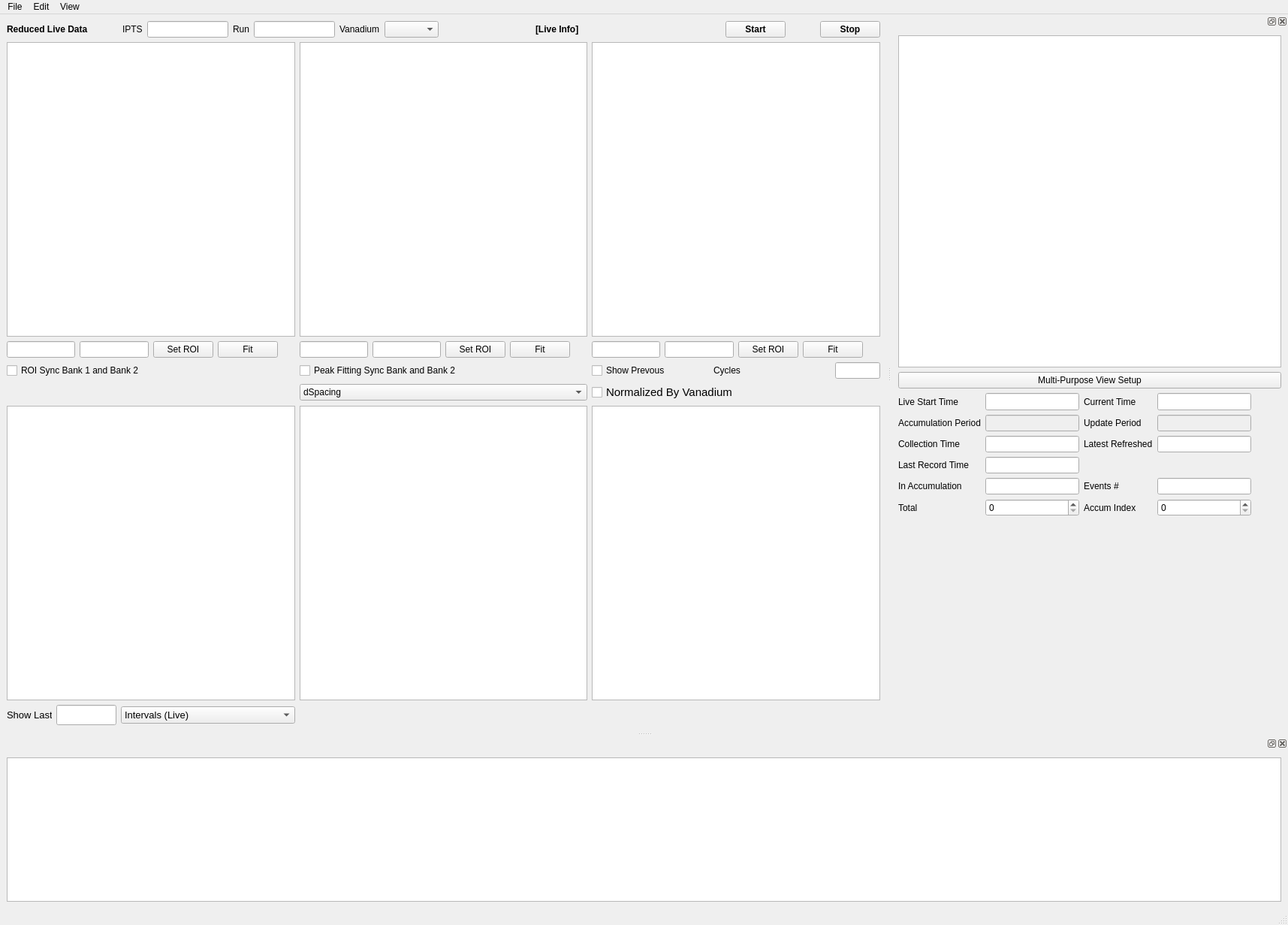
<?xml version="1.0" encoding="UTF-8"?>
<ui version="4.0">
 <class>MainWindow</class>
 <widget class="QMainWindow" name="MainWindow">
  <property name="geometry">
   <rect>
    <x>0</x>
    <y>0</y>
    <width>1715</width>
    <height>1231</height>
   </rect>
  </property>
  <property name="windowTitle">
   <string>MainWindow</string>
  </property>
  <widget class="QWidget" name="centralwidget">
   <layout class="QVBoxLayout" name="verticalLayout">
    <item>
     <layout class="QHBoxLayout" name="horizontalLayout_4">
      <item>
       <widget class="QLabel" name="label_6">
        <property name="font">
         <font>
          <weight>75</weight>
          <bold>true</bold>
         </font>
        </property>
        <property name="text">
         <string>Reduced Live Data</string>
        </property>
       </widget>
      </item>
      <item>
       <spacer name="horizontalSpacer_4">
        <property name="orientation">
         <enum>Qt::Horizontal</enum>
        </property>
        <property name="sizeType">
         <enum>QSizePolicy::Ignored</enum>
        </property>
        <property name="sizeHint" stdset="0">
         <size>
          <width>40</width>
          <height>20</height>
         </size>
        </property>
       </spacer>
      </item>
      <item>
       <widget class="QLabel" name="label_18">
        <property name="text">
         <string>IPTS</string>
        </property>
       </widget>
      </item>
      <item>
       <widget class="QLineEdit" name="lineEdit_currIPTS">
        <property name="sizePolicy">
         <sizepolicy hsizetype="Preferred" vsizetype="Fixed">
          <horstretch>0</horstretch>
          <verstretch>0</verstretch>
         </sizepolicy>
        </property>
       </widget>
      </item>
      <item>
       <widget class="QLabel" name="label_19">
        <property name="text">
         <string>Run</string>
        </property>
       </widget>
      </item>
      <item>
       <widget class="QLineEdit" name="lineEdit_runNumber">
        <property name="sizePolicy">
         <sizepolicy hsizetype="Preferred" vsizetype="Fixed">
          <horstretch>0</horstretch>
          <verstretch>0</verstretch>
         </sizepolicy>
        </property>
       </widget>
      </item>
      <item>
       <widget class="QLabel" name="label_15">
        <property name="text">
         <string>Vanadium</string>
        </property>
       </widget>
      </item>
      <item>
       <widget class="QComboBox" name="comboBox_loadedVanRuns"/>
      </item>
      <item>
       <spacer name="horizontalSpacer_8">
        <property name="orientation">
         <enum>Qt::Horizontal</enum>
        </property>
        <property name="sizeHint" stdset="0">
         <size>
          <width>40</width>
          <height>20</height>
         </size>
        </property>
       </spacer>
      </item>
      <item>
       <widget class="QLabel" name="label_info">
        <property name="sizePolicy">
         <sizepolicy hsizetype="Expanding" vsizetype="Preferred">
          <horstretch>0</horstretch>
          <verstretch>0</verstretch>
         </sizepolicy>
        </property>
        <property name="font">
         <font>
          <weight>75</weight>
          <bold>true</bold>
         </font>
        </property>
        <property name="toolTip">
         <string>&lt;html&gt;&lt;head/&gt;&lt;body&gt;&lt;p&gt;Information including&lt;/p&gt;&lt;p&gt;1. in collection or stopped&lt;/p&gt;&lt;p&gt;2. ...&lt;/p&gt;&lt;/body&gt;&lt;/html&gt;</string>
        </property>
        <property name="text">
         <string>[Live Info]</string>
        </property>
       </widget>
      </item>
      <item>
       <spacer name="horizontalSpacer_5">
        <property name="orientation">
         <enum>Qt::Horizontal</enum>
        </property>
        <property name="sizeType">
         <enum>QSizePolicy::Expanding</enum>
        </property>
        <property name="sizeHint" stdset="0">
         <size>
          <width>40</width>
          <height>20</height>
         </size>
        </property>
       </spacer>
      </item>
      <item>
       <widget class="QPushButton" name="pushButton_startLiveReduction">
        <property name="sizePolicy">
         <sizepolicy hsizetype="Preferred" vsizetype="Fixed">
          <horstretch>0</horstretch>
          <verstretch>0</verstretch>
         </sizepolicy>
        </property>
        <property name="maximumSize">
         <size>
          <width>200</width>
          <height>16777215</height>
         </size>
        </property>
        <property name="font">
         <font>
          <weight>75</weight>
          <bold>true</bold>
         </font>
        </property>
        <property name="text">
         <string>Start</string>
        </property>
       </widget>
      </item>
      <item>
       <spacer name="horizontalSpacer_2">
        <property name="orientation">
         <enum>Qt::Horizontal</enum>
        </property>
        <property name="sizeType">
         <enum>QSizePolicy::Preferred</enum>
        </property>
        <property name="sizeHint" stdset="0">
         <size>
          <width>40</width>
          <height>20</height>
         </size>
        </property>
       </spacer>
      </item>
      <item>
       <widget class="QPushButton" name="pushButton_stopLiveReduction">
        <property name="sizePolicy">
         <sizepolicy hsizetype="Preferred" vsizetype="Fixed">
          <horstretch>0</horstretch>
          <verstretch>0</verstretch>
         </sizepolicy>
        </property>
        <property name="maximumSize">
         <size>
          <width>200</width>
          <height>16777215</height>
         </size>
        </property>
        <property name="font">
         <font>
          <weight>75</weight>
          <bold>true</bold>
         </font>
        </property>
        <property name="text">
         <string>Stop</string>
        </property>
       </widget>
      </item>
     </layout>
    </item>
    <item>
     <layout class="QGridLayout" name="gridLayout">
      <item row="0" column="0">
       <widget class="SingleBankView" name="graphicsView_currentViewB1"/>
      </item>
      <item row="4" column="0">
       <widget class="Live2DView" name="graphicsView_2DBank1"/>
      </item>
      <item row="1" column="1">
       <layout class="QHBoxLayout" name="horizontalLayout">
        <item>
         <widget class="QLineEdit" name="lineEdit_bank2RoiStart">
          <property name="sizePolicy">
           <sizepolicy hsizetype="Preferred" vsizetype="Fixed">
            <horstretch>0</horstretch>
            <verstretch>0</verstretch>
           </sizepolicy>
          </property>
         </widget>
        </item>
        <item>
         <widget class="QLineEdit" name="lineEdit_bank2RoiEnd">
          <property name="sizePolicy">
           <sizepolicy hsizetype="Preferred" vsizetype="Fixed">
            <horstretch>0</horstretch>
            <verstretch>0</verstretch>
           </sizepolicy>
          </property>
         </widget>
        </item>
        <item>
         <widget class="QPushButton" name="pushButton_setROIb2">
          <property name="text">
           <string>Set ROI</string>
          </property>
         </widget>
        </item>
        <item>
         <widget class="QPushButton" name="pushButton_fitB2">
          <property name="text">
           <string>Fit</string>
          </property>
         </widget>
        </item>
        <item>
         <spacer name="horizontalSpacer_3">
          <property name="orientation">
           <enum>Qt::Horizontal</enum>
          </property>
          <property name="sizeHint" stdset="0">
           <size>
            <width>40</width>
            <height>20</height>
           </size>
          </property>
         </spacer>
        </item>
       </layout>
      </item>
      <item row="4" column="1">
       <widget class="Live2DView" name="graphicsView_2DBank2"/>
      </item>
      <item row="4" column="2">
       <widget class="Live2DView" name="graphicsView_2DBank3"/>
      </item>
      <item row="3" column="2">
       <widget class="QCheckBox" name="checkBox_normByVanadium">
        <property name="font">
         <font>
          <pointsize>11</pointsize>
         </font>
        </property>
        <property name="text">
         <string>Normalized By Vanadium</string>
        </property>
       </widget>
      </item>
      <item row="0" column="1">
       <widget class="SingleBankView" name="graphicsView_currentViewB2"/>
      </item>
      <item row="5" column="0">
       <layout class="QHBoxLayout" name="horizontalLayout_7">
        <item>
         <widget class="QLabel" name="label_14">
          <property name="maximumSize">
           <size>
            <width>60</width>
            <height>16777215</height>
           </size>
          </property>
          <property name="font">
           <font>
            <pointsize>10</pointsize>
           </font>
          </property>
          <property name="text">
           <string>Show Last </string>
          </property>
         </widget>
        </item>
        <item>
         <widget class="QLineEdit" name="lineEdit_lastNInterval2D">
          <property name="sizePolicy">
           <sizepolicy hsizetype="Preferred" vsizetype="Fixed">
            <horstretch>0</horstretch>
            <verstretch>0</verstretch>
           </sizepolicy>
          </property>
          <property name="maximumSize">
           <size>
            <width>80</width>
            <height>16777215</height>
           </size>
          </property>
          <property name="font">
           <font>
            <pointsize>12</pointsize>
           </font>
          </property>
         </widget>
        </item>
        <item>
         <widget class="QComboBox" name="comboBox_2dPlotOptions">
          <property name="font">
           <font>
            <pointsize>10</pointsize>
           </font>
          </property>
          <item>
           <property name="text">
            <string>Intervals (Live)</string>
           </property>
          </item>
          <item>
           <property name="text">
            <string>Runs</string>
           </property>
          </item>
         </widget>
        </item>
       </layout>
      </item>
      <item row="1" column="2">
       <layout class="QHBoxLayout" name="horizontalLayout_3">
        <item>
         <widget class="QLineEdit" name="lineEdit_bank3RoiStart"/>
        </item>
        <item>
         <widget class="QLineEdit" name="lineEdit_bank3RoiEnd"/>
        </item>
        <item>
         <widget class="QPushButton" name="pushButton_setROIb3">
          <property name="text">
           <string>Set ROI</string>
          </property>
         </widget>
        </item>
        <item>
         <widget class="QPushButton" name="pushButton_fitB3">
          <property name="text">
           <string>Fit</string>
          </property>
         </widget>
        </item>
        <item>
         <spacer name="horizontalSpacer_6">
          <property name="orientation">
           <enum>Qt::Horizontal</enum>
          </property>
          <property name="sizeHint" stdset="0">
           <size>
            <width>40</width>
            <height>20</height>
           </size>
          </property>
         </spacer>
        </item>
       </layout>
      </item>
      <item row="0" column="2">
       <widget class="SingleBankView" name="graphicsView_currentViewB3"/>
      </item>
      <item row="1" column="0">
       <layout class="QHBoxLayout" name="horizontalLayout_2">
        <item>
         <widget class="QLineEdit" name="lineEdit_bank1RoiStart"/>
        </item>
        <item>
         <widget class="QLineEdit" name="lineEdit_bank1RoiEnd"/>
        </item>
        <item>
         <widget class="QPushButton" name="pushButton_setROIb1">
          <property name="text">
           <string>Set ROI</string>
          </property>
         </widget>
        </item>
        <item>
         <widget class="QPushButton" name="pushButton_fitB1">
          <property name="text">
           <string>Fit</string>
          </property>
         </widget>
        </item>
        <item>
         <spacer name="horizontalSpacer">
          <property name="orientation">
           <enum>Qt::Horizontal</enum>
          </property>
          <property name="sizeHint" stdset="0">
           <size>
            <width>40</width>
            <height>20</height>
           </size>
          </property>
         </spacer>
        </item>
       </layout>
      </item>
      <item row="2" column="0">
       <widget class="QCheckBox" name="checkBox_roiSyncB1B2">
        <property name="text">
         <string>ROI Sync Bank 1 and Bank 2</string>
        </property>
       </widget>
      </item>
      <item row="2" column="2">
       <layout class="QHBoxLayout" name="horizontalLayout_5">
        <item>
         <widget class="QCheckBox" name="checkBox_showPrevReduced">
          <property name="text">
           <string>Show Prevous</string>
          </property>
         </widget>
        </item>
        <item>
         <widget class="QLabel" name="label_12">
          <property name="text">
           <string>Cycles</string>
          </property>
         </widget>
        </item>
        <item>
         <widget class="QLineEdit" name="lineEdit_showPrevNCycles">
          <property name="sizePolicy">
           <sizepolicy hsizetype="Preferred" vsizetype="Fixed">
            <horstretch>0</horstretch>
            <verstretch>0</verstretch>
           </sizepolicy>
          </property>
          <property name="maximumSize">
           <size>
            <width>60</width>
            <height>16777215</height>
           </size>
          </property>
         </widget>
        </item>
       </layout>
      </item>
      <item row="3" column="1">
       <widget class="QComboBox" name="comboBox_currUnits">
        <item>
         <property name="text">
          <string>dSpacing</string>
         </property>
        </item>
        <item>
         <property name="text">
          <string>TOF</string>
         </property>
        </item>
       </widget>
      </item>
      <item row="2" column="1">
       <widget class="QCheckBox" name="checkBox_peakFitSyncB1B2">
        <property name="text">
         <string>Peak Fitting Sync Bank and Bank 2</string>
        </property>
       </widget>
      </item>
     </layout>
    </item>
   </layout>
  </widget>
  <widget class="QMenuBar" name="menubar">
   <property name="geometry">
    <rect>
     <x>0</x>
     <y>0</y>
     <width>1715</width>
     <height>25</height>
    </rect>
   </property>
   <widget class="QMenu" name="menuFile">
    <property name="title">
     <string>File</string>
    </property>
    <addaction name="actionQuit"/>
   </widget>
   <widget class="QMenu" name="menuView">
    <property name="title">
     <string>View</string>
    </property>
    <addaction name="actionIPython_Console"/>
    <addaction name="actionControl_Panel"/>
    <addaction name="actionMulti_Purpose_Plot"/>
    <addaction name="actionLive_Reduction_Log"/>
   </widget>
   <widget class="QMenu" name="menuEdit">
    <property name="title">
     <string>Edit</string>
    </property>
    <addaction name="actionClear_Logs"/>
   </widget>
   <addaction name="menuFile"/>
   <addaction name="menuEdit"/>
   <addaction name="menuView"/>
  </widget>
  <widget class="QStatusBar" name="statusbar"/>
  <widget class="QDockWidget" name="dockWidget">
   <attribute name="dockWidgetArea">
    <number>8</number>
   </attribute>
   <widget class="QWidget" name="dockWidgetContents">
    <layout class="QGridLayout" name="gridLayout_2">
     <item row="0" column="0">
      <widget class="QPlainTextEdit" name="plainTextEdit_Log">
       <property name="sizePolicy">
        <sizepolicy hsizetype="Expanding" vsizetype="Preferred">
         <horstretch>0</horstretch>
         <verstretch>0</verstretch>
        </sizepolicy>
       </property>
       <property name="maximumSize">
        <size>
         <width>16777215</width>
         <height>16777215</height>
        </size>
       </property>
      </widget>
     </item>
    </layout>
   </widget>
  </widget>
  <widget class="QDockWidget" name="dockWidget_multiPurposeView">
   <attribute name="dockWidgetArea">
    <number>2</number>
   </attribute>
   <widget class="QWidget" name="dockWidgetContents_2">
    <layout class="QVBoxLayout" name="verticalLayout_2">
     <item>
      <widget class="GeneralPurpose1DView" name="graphicsView_comparison">
       <property name="sizePolicy">
        <sizepolicy hsizetype="Expanding" vsizetype="Expanding">
         <horstretch>0</horstretch>
         <verstretch>0</verstretch>
        </sizepolicy>
       </property>
      </widget>
     </item>
     <item>
      <widget class="QPushButton" name="pushButton_setupGeneralPurposePlot">
       <property name="font">
        <font>
         <pointsize>9</pointsize>
        </font>
       </property>
       <property name="text">
        <string>Multi-Purpose View Setup</string>
       </property>
      </widget>
     </item>
     <item>
      <layout class="QGridLayout" name="gridLayout_info">
       <item row="1" column="5">
        <widget class="QLineEdit" name="lineEdit_currentTime">
         <property name="sizePolicy">
          <sizepolicy hsizetype="Preferred" vsizetype="Fixed">
           <horstretch>0</horstretch>
           <verstretch>0</verstretch>
          </sizepolicy>
         </property>
         <property name="font">
          <font>
           <pointsize>10</pointsize>
          </font>
         </property>
        </widget>
       </item>
       <item row="1" column="2">
        <widget class="QLineEdit" name="lineEdit_logStarTime">
         <property name="sizePolicy">
          <sizepolicy hsizetype="Preferred" vsizetype="Fixed">
           <horstretch>0</horstretch>
           <verstretch>0</verstretch>
          </sizepolicy>
         </property>
         <property name="font">
          <font>
           <pointsize>10</pointsize>
          </font>
         </property>
        </widget>
       </item>
       <item row="2" column="0">
        <widget class="QLabel" name="label_20">
         <property name="text">
          <string>Accumulation Period</string>
         </property>
        </widget>
       </item>
       <item row="1" column="6">
        <spacer name="horizontalSpacer_7">
         <property name="orientation">
          <enum>Qt::Horizontal</enum>
         </property>
         <property name="sizeType">
          <enum>QSizePolicy::Preferred</enum>
         </property>
         <property name="sizeHint" stdset="0">
          <size>
           <width>40</width>
           <height>20</height>
          </size>
         </property>
        </spacer>
       </item>
       <item row="1" column="0">
        <widget class="QLabel" name="label_9">
         <property name="maximumSize">
          <size>
           <width>200</width>
           <height>16777215</height>
          </size>
         </property>
         <property name="toolTip">
          <string>&lt;html&gt;&lt;head/&gt;&lt;body&gt;&lt;p&gt;Number of workspaces that are in memory (i.e., Mantid's ADS)&lt;/p&gt;&lt;/body&gt;&lt;/html&gt;</string>
         </property>
         <property name="text">
          <string>Live Start Time</string>
         </property>
        </widget>
       </item>
       <item row="2" column="2">
        <widget class="QLineEdit" name="lineEdit_accPeriod">
         <property name="enabled">
          <bool>false</bool>
         </property>
         <property name="sizePolicy">
          <sizepolicy hsizetype="Preferred" vsizetype="Fixed">
           <horstretch>0</horstretch>
           <verstretch>0</verstretch>
          </sizepolicy>
         </property>
        </widget>
       </item>
       <item row="2" column="5">
        <widget class="QLineEdit" name="lineEdit_updateTime">
         <property name="enabled">
          <bool>false</bool>
         </property>
         <property name="sizePolicy">
          <sizepolicy hsizetype="Preferred" vsizetype="Fixed">
           <horstretch>0</horstretch>
           <verstretch>0</verstretch>
          </sizepolicy>
         </property>
         <property name="toolTip">
          <string>&lt;html&gt;&lt;head/&gt;&lt;body&gt;&lt;p&gt;Time period to update the live view&lt;/p&gt;&lt;/body&gt;&lt;/html&gt;</string>
         </property>
        </widget>
       </item>
       <item row="1" column="4">
        <widget class="QLabel" name="label_16">
         <property name="text">
          <string>Current Time</string>
         </property>
        </widget>
       </item>
       <item row="2" column="4">
        <widget class="QLabel" name="label_17">
         <property name="text">
          <string>Update Period</string>
         </property>
        </widget>
       </item>
       <item row="11" column="5">
        <spacer name="verticalSpacer">
         <property name="orientation">
          <enum>Qt::Vertical</enum>
         </property>
         <property name="sizeType">
          <enum>QSizePolicy::MinimumExpanding</enum>
         </property>
         <property name="sizeHint" stdset="0">
          <size>
           <width>20</width>
           <height>40</height>
          </size>
         </property>
        </spacer>
       </item>
       <item row="3" column="0">
        <widget class="QLabel" name="label">
         <property name="text">
          <string>Collection Time</string>
         </property>
        </widget>
       </item>
       <item row="3" column="5">
        <widget class="QLineEdit" name="lineEdit_newestReducedWorkspace">
         <property name="sizePolicy">
          <sizepolicy hsizetype="Preferred" vsizetype="Fixed">
           <horstretch>0</horstretch>
           <verstretch>0</verstretch>
          </sizepolicy>
         </property>
         <property name="minimumSize">
          <size>
           <width>0</width>
           <height>0</height>
          </size>
         </property>
         <property name="maximumSize">
          <size>
           <width>400</width>
           <height>16777215</height>
          </size>
         </property>
        </widget>
       </item>
       <item row="3" column="4">
        <widget class="QLabel" name="label_10">
         <property name="maximumSize">
          <size>
           <width>200</width>
           <height>16777215</height>
          </size>
         </property>
         <property name="toolTip">
          <string>&lt;html&gt;&lt;head/&gt;&lt;body&gt;&lt;p&gt;Name of the newest reduced workspace&lt;/p&gt;&lt;/body&gt;&lt;/html&gt;</string>
         </property>
         <property name="text">
          <string>Latest Refreshed</string>
         </property>
        </widget>
       </item>
       <item row="3" column="2">
        <widget class="QLineEdit" name="lineEdit_collectionTime">
         <property name="sizePolicy">
          <sizepolicy hsizetype="Preferred" vsizetype="Fixed">
           <horstretch>0</horstretch>
           <verstretch>0</verstretch>
          </sizepolicy>
         </property>
         <property name="toolTip">
          <string>&lt;html&gt;&lt;head/&gt;&lt;body&gt;&lt;p&gt;Current data collection time.&lt;/p&gt;&lt;p&gt; Maximum collection time is equal to &lt;span style=&quot; font-style:italic;&quot;&gt;Accumulation Time&lt;/span&gt;&lt;/p&gt;&lt;/body&gt;&lt;/html&gt;</string>
         </property>
        </widget>
       </item>
       <item row="4" column="0">
        <widget class="QLabel" name="label_4">
         <property name="text">
          <string>Last Record Time</string>
         </property>
        </widget>
       </item>
       <item row="5" column="0">
        <widget class="QLabel" name="label_8">
         <property name="text">
          <string>In Accumulation</string>
         </property>
        </widget>
       </item>
       <item row="6" column="0">
        <widget class="QLabel" name="label_2">
         <property name="maximumSize">
          <size>
           <width>200</width>
           <height>16777215</height>
          </size>
         </property>
         <property name="text">
          <string>Total</string>
         </property>
        </widget>
       </item>
       <item row="4" column="2">
        <widget class="QLineEdit" name="lineEdit_logEndTime">
         <property name="sizePolicy">
          <sizepolicy hsizetype="Preferred" vsizetype="Fixed">
           <horstretch>0</horstretch>
           <verstretch>0</verstretch>
          </sizepolicy>
         </property>
         <property name="font">
          <font>
           <pointsize>8</pointsize>
          </font>
         </property>
        </widget>
       </item>
       <item row="5" column="2">
        <widget class="QLineEdit" name="lineEdit_inAccWsName">
         <property name="sizePolicy">
          <sizepolicy hsizetype="Preferred" vsizetype="Fixed">
           <horstretch>0</horstretch>
           <verstretch>0</verstretch>
          </sizepolicy>
         </property>
        </widget>
       </item>
       <item row="6" column="2">
        <widget class="QSpinBox" name="spinBox_totalIndex">
         <property name="sizePolicy">
          <sizepolicy hsizetype="Preferred" vsizetype="Fixed">
           <horstretch>0</horstretch>
           <verstretch>0</verstretch>
          </sizepolicy>
         </property>
         <property name="minimumSize">
          <size>
           <width>100</width>
           <height>0</height>
          </size>
         </property>
         <property name="maximumSize">
          <size>
           <width>400</width>
           <height>16777215</height>
          </size>
         </property>
         <property name="maximum">
          <number>9999999</number>
         </property>
        </widget>
       </item>
       <item row="5" column="4">
        <widget class="QLabel" name="label_11">
         <property name="maximumSize">
          <size>
           <width>200</width>
           <height>16777215</height>
          </size>
         </property>
         <property name="toolTip">
          <string>&lt;html&gt;&lt;head/&gt;&lt;body&gt;&lt;p&gt;Number of events in the newest reduced workspace&lt;/p&gt;&lt;/body&gt;&lt;/html&gt;</string>
         </property>
         <property name="text">
          <string>Events #</string>
         </property>
        </widget>
       </item>
       <item row="6" column="4">
        <widget class="QLabel" name="label_3">
         <property name="maximumSize">
          <size>
           <width>200</width>
           <height>16777215</height>
          </size>
         </property>
         <property name="text">
          <string>Accum Index</string>
         </property>
        </widget>
       </item>
       <item row="5" column="5">
        <widget class="QLineEdit" name="lineEdit_numberEventsNewsReduced">
         <property name="sizePolicy">
          <sizepolicy hsizetype="Preferred" vsizetype="Fixed">
           <horstretch>0</horstretch>
           <verstretch>0</verstretch>
          </sizepolicy>
         </property>
         <property name="minimumSize">
          <size>
           <width>10</width>
           <height>0</height>
          </size>
         </property>
         <property name="maximumSize">
          <size>
           <width>400</width>
           <height>16777215</height>
          </size>
         </property>
        </widget>
       </item>
       <item row="6" column="5">
        <widget class="QSpinBox" name="spinBox_currentIndex">
         <property name="sizePolicy">
          <sizepolicy hsizetype="Preferred" vsizetype="Fixed">
           <horstretch>0</horstretch>
           <verstretch>0</verstretch>
          </sizepolicy>
         </property>
         <property name="minimumSize">
          <size>
           <width>100</width>
           <height>0</height>
          </size>
         </property>
         <property name="maximumSize">
          <size>
           <width>400</width>
           <height>16777215</height>
          </size>
         </property>
         <property name="maximum">
          <number>99999</number>
         </property>
        </widget>
       </item>
      </layout>
     </item>
    </layout>
   </widget>
  </widget>
  <action name="actionQuit">
   <property name="text">
    <string>Quit</string>
   </property>
  </action>
  <action name="actionIPython_Console">
   <property name="text">
    <string>IPython Console</string>
   </property>
  </action>
  <action name="actionControl_Panel">
   <property name="text">
    <string>Control Panel</string>
   </property>
  </action>
  <action name="actionClear_Logs">
   <property name="text">
    <string>Clear Logs</string>
   </property>
  </action>
  <action name="actionMulti_Purpose_Plot">
   <property name="text">
    <string>Multi-Purpose Plot</string>
   </property>
  </action>
  <action name="actionLive_Reduction_Log">
   <property name="text">
    <string>Live Reduction Log</string>
   </property>
  </action>
 </widget>
 <customwidgets>
  <customwidget>
   <class>SingleBankView</class>
   <extends>QGraphicsView</extends>
   <header>livedatagraphicswidgets.h</header>
  </customwidget>
  <customwidget>
   <class>GeneralPurpose1DView</class>
   <extends>QGraphicsView</extends>
   <header>livedatagraphicswidgets.h</header>
  </customwidget>
  <customwidget>
   <class>Live2DView</class>
   <extends>QGraphicsView</extends>
   <header>livedatagraphicswidgets.h</header>
  </customwidget>
 </customwidgets>
 <resources/>
 <connections/>
</ui>
